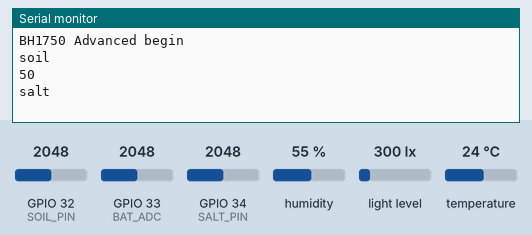
Recording of a sketch running on a simulated ESP32. Shown: the last lines printed to the serial monitor. Inputs (shaded band) come from the test bench; at power-on: humidity 55 %, light level 300 lx, GPIO 32 (SOIL_PIN) = 2048, GPIO 33 (BAT_ADC) = 2048, GPIO 34 (SALT_PIN) = 2048, temperature 24 °C. A WiFi scan finds three made-up networks.

Above: at 3.2 s.
3.3 s: humidity set to 22 %
At 3.8 s:
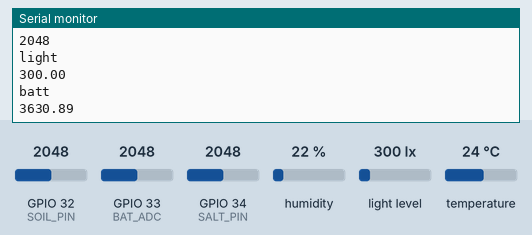
12.5 s: light level set to 40 lx
At 13.9 s:
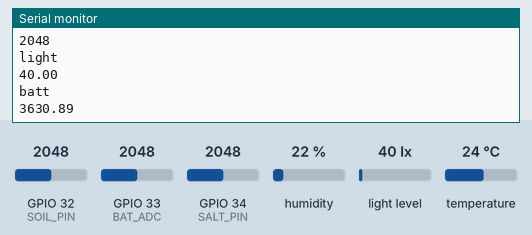
14.0 s: GPIO 32 (SOIL_PIN) set to 2866
At 14.75 s:
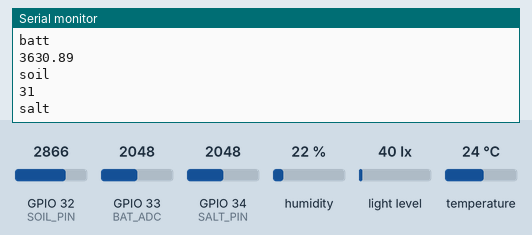
15.5 s: GPIO 33 (BAT_ADC) set to 2866
At 16.8 s:
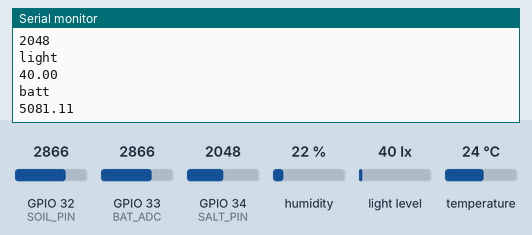
17.0 s: GPIO 34 (SALT_PIN) set to 2866
At 17.26 s:
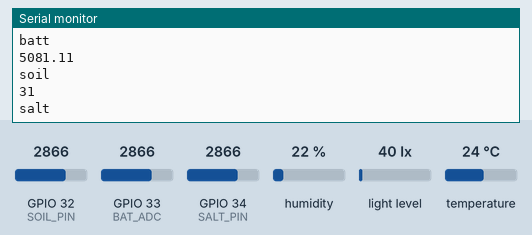
Timing chart, 0 to 20.0 s (numbered marks = the images above; inputs shaded):
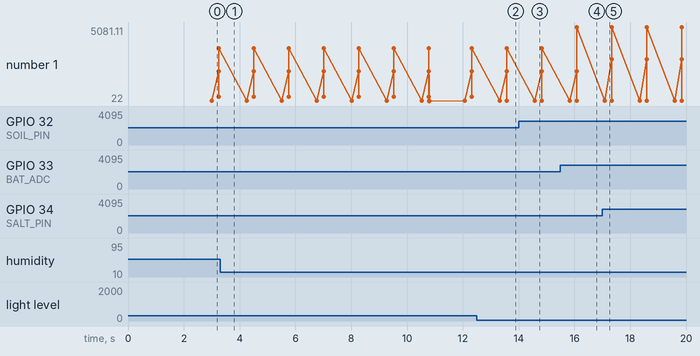

Measured:
- after the input at 12.5 s, the serial monitor: prints a new line after 1.1 s (image 2)
- after the input at 14.0 s, the serial monitor: prints a new line after 0.57 s (image 3)
- after the input at 15.5 s, the serial monitor: prints a new line after 0.58 s (image 4)
- plotted number 1: 3630.89 → 5081.11 after the input at 15.5 s

The sketch:

websrver-espnow-sender.ino
```cpp
// (licence header left out)
#include <esp_now.h>
#include <esp_wifi.h>
#include <WiFi.h>
#include <Adafruit_Sensor.h>
#include <DHT.h>
#include <Wire.h>
#include <BH1750.h>

// Set your Board ID (ESP32 Sender #1 = BOARD_ID 1, ESP32 Sender #2 = BOARD_ID 2, etc)
#define BOARD_ID 1
#define POWER_CTRL          4
#define BAT_ADC             33
#define SALT_PIN            34
#define SOIL_PIN            32
#define I2C_SDA             25
#define I2C_SCL             26
// Digital pin connected to the DHT sensor
#define DHTPIN 16


BH1750 lightMeter(0x23); //0x23

// Uncomment the type of sensor in use:
#define DHTTYPE    DHT11     // DHT 11
DHT dht(DHTPIN, DHTTYPE);

//MAC Address of the receiver
uint8_t broadcastAddress[] = {0x24, 0x6F, 0x28, 0x9E, 0x8D, 0x5C};

//Structure example to send data
//Must match the receiver structure
typedef struct struct_message {
    int id;
    float temp;
    float hum;
    float soil;
    float salt;
    float light;
    float batt;
    int readingId;
} struct_message;

//Create a struct_message called myData
struct_message myData;

unsigned long previousMillis = 0;   // Stores last time temperature was published
const long interval = 10000;        // Interval at which to publish sensor readings

unsigned int readingId = 0;

// Insert your SSID
constexpr char WIFI_SSID[] = "Virus";

int32_t getWiFiChannel(const char *ssid) {
  if (int32_t n = WiFi.scanNetworks()) {
      for (uint8_t i=0; i<n; i++) {
          if (!strcmp(ssid, WiFi.SSID(i).c_str())) {
              return WiFi.channel(i);
          }
      }
  }
  return 0;
}

float readDHTTemperature() {
  // Sensor readings may also be up to 2 seconds 'old' (its a very slow sensor)
  // Read temperature as Celsius (the default)
  float t = dht.readTemperature();
  // Read temperature as Fahrenheit (isFahrenheit = true)
  //float t = dht.readTemperature(true);
  // Check if any reads failed and exit early (to try again).
  if (isnan(t)) {
    Serial.println("Failed to read from DHT sensor!");
    return 0;
  }
  else {
    Serial.println(t);
    return t;
  }
}

float readDHTHumidity() {
  // Sensor readings may also be up to 2 seconds 'old' (its a very slow sensor)
  float h = dht.readHumidity();
  if (isnan(h)) {
    Serial.println("Failed to read from DHT sensor!");
    return 0;
  }
  else {
    Serial.println(h);
    return h;
  }
}

// callback when data is sent
void OnDataSent(const uint8_t *mac_addr, esp_now_send_status_t status) {
  Serial.print("\r\nLast Packet Send Status:\t");
  Serial.println(status == ESP_NOW_SEND_SUCCESS ? "Delivery Success" : "Delivery Fail");
}

void setup() {
  //Init Serial Monitor
  Serial.begin(115200);

  dht.begin();
  pinMode(POWER_CTRL, OUTPUT);
  digitalWrite(POWER_CTRL, 1);

  //lux
  if (lightMeter.begin(BH1750::CONTINUOUS_HIGH_RES_MODE)) {
        Serial.println(F("BH1750 Advanced begin"));
    } else {
        Serial.println(F("Error initialising BH1750"));
    }

  // Set device as a Wi-Fi Station and set channel
  WiFi.mode(WIFI_STA);

  int32_t channel = getWiFiChannel(WIFI_SSID);

  WiFi.printDiag(Serial); // Uncomment to verify channel number before
  esp_wifi_set_promiscuous(true);
  esp_wifi_set_channel(channel, WIFI_SECOND_CHAN_NONE);
  esp_wifi_set_promiscuous(false);
  WiFi.printDiag(Serial); // Uncomment to verify channel change after

  //Init ESP-NOW
  if (esp_now_init() != ESP_OK) {
    Serial.println("Error initializing ESP-NOW");
    return;
  }

  // Once ESPNow is successfully Init, we will register for Send CB to
  // get the status of Trasnmitted packet
  esp_now_register_send_cb(OnDataSent);

  //Register peer
  esp_now_peer_info_t peerInfo;
  memcpy(peerInfo.peer_addr, broadcastAddress, 6);
  peerInfo.encrypt = false;

  //Add peer
  if (esp_now_add_peer(&peerInfo) != ESP_OK){
    Serial.println("Failed to add peer");
    return;
  }
}
// functions here

uint16_t readSoil()
{
    uint16_t soil = analogRead(SOIL_PIN);
    return map(soil, 0, 4095, 100, 0);
}

uint32_t readSalt()
{
    uint8_t samples = 120;
    uint32_t humi = 0;
    uint16_t array[120];

    for (int i = 0; i < samples; i++) {
        array[i] = analogRead(SALT_PIN);
        delay(2);
    }
    std::sort(array, array + samples);
    for (int i = 0; i < samples; i++) {
        if (i == 0 || i == samples - 1)continue;
        humi += array[i];
    }
    humi /= samples - 2;
    return humi;
}

float readBattery()
{
    int vref = 1100;
    uint16_t volt = analogRead(BAT_ADC);
    float battery_voltage = ((float)volt / 4095.0) * 2.0 * 3.3 * (vref);
    return battery_voltage;
}
void loop() {
    digitalWrite(POWER_CTRL, 1); // Turn power on dht
    delay(1000);

    Serial.println("soil");
    uint16_t soil = readSoil();
    Serial.println(soil);

    Serial.println("salt");
    uint32_t salt = readSalt();
    Serial.println(salt);
    Serial.println("light");
   float light = lightMeter.readLightLevel();
    Serial.println(light);
    Serial.println("batt");
    float batt = readBattery();
    Serial.println(batt);

  unsigned long currentMillis = millis();
  if (currentMillis - previousMillis >= interval) {
    // Save the last time a new reading was published
    previousMillis = currentMillis;
    //Set values to send
    myData.id = BOARD_ID;
    myData.temp = readDHTTemperature();
    myData.hum = readDHTHumidity();
    myData.soil = readSoil();
    myData.salt = readSalt();
    myData.light = lightMeter.readLightLevel();
    myData.batt = readBattery();
    myData.readingId = readingId++;

    //Send message via ESP-NOW
    esp_err_t result = esp_now_send(broadcastAddress, (uint8_t *) &myData, sizeof(myData));
    if (result == ESP_OK) {
      Serial.println("Sent with success");
    }
    else {
      Serial.println("Error sending the data");

    }
  }
    digitalWrite(POWER_CTRL, 1); // Turn power on dht
}
```
